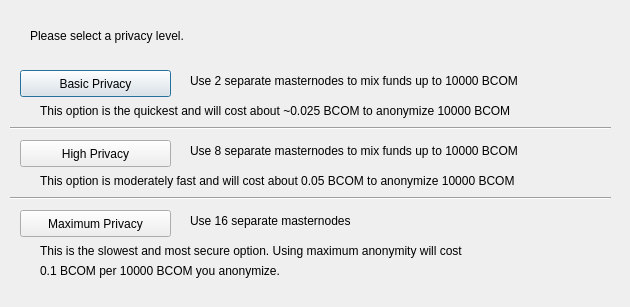
<?xml version="1.0" encoding="UTF-8"?>
<ui version="4.0">
 <class>ObfuscationConfig</class>
 <widget class="QDialog" name="ObfuscationConfig">
  <property name="geometry">
   <rect>
    <x>0</x>
    <y>0</y>
    <width>630</width>
    <height>307</height>
   </rect>
  </property>
  <property name="windowTitle">
   <string>Configure Obfuscation</string>
  </property>
  <widget class="QPushButton" name="buttonBasic">
   <property name="geometry">
    <rect>
     <x>20</x>
     <y>70</y>
     <width>151</width>
     <height>27</height>
    </rect>
   </property>
   <property name="text">
    <string>Basic Privacy</string>
   </property>
  </widget>
  <widget class="QPushButton" name="buttonHigh">
   <property name="geometry">
    <rect>
     <x>20</x>
     <y>140</y>
     <width>151</width>
     <height>27</height>
    </rect>
   </property>
   <property name="text">
    <string>High Privacy</string>
   </property>
  </widget>
  <widget class="QPushButton" name="buttonMax">
   <property name="geometry">
    <rect>
     <x>20</x>
     <y>210</y>
     <width>151</width>
     <height>27</height>
    </rect>
   </property>
   <property name="text">
    <string>Maximum Privacy</string>
   </property>
  </widget>
  <widget class="QLabel" name="label">
   <property name="geometry">
    <rect>
     <x>30</x>
     <y>20</y>
     <width>571</width>
     <height>31</height>
    </rect>
   </property>
   <property name="text">
    <string>Please select a privacy level.</string>
   </property>
  </widget>
  <widget class="QLabel" name="label_2">
   <property name="geometry">
    <rect>
     <x>190</x>
     <y>70</y>
     <width>421</width>
     <height>21</height>
    </rect>
   </property>
   <property name="text">
    <string>Use 2 separate masternodes to mix funds up to 10000 BCOM</string>
   </property>
  </widget>
  <widget class="QLabel" name="label_3">
   <property name="geometry">
    <rect>
     <x>190</x>
     <y>140</y>
     <width>411</width>
     <height>21</height>
    </rect>
   </property>
   <property name="text">
    <string>Use 8 separate masternodes to mix funds up to 10000 BCOM</string>
   </property>
  </widget>
  <widget class="QLabel" name="label_4">
   <property name="geometry">
    <rect>
     <x>190</x>
     <y>210</y>
     <width>421</width>
     <height>21</height>
    </rect>
   </property>
   <property name="text">
    <string>Use 16 separate masternodes</string>
   </property>
  </widget>
  <widget class="QLabel" name="label_6">
   <property name="geometry">
    <rect>
     <x>40</x>
     <y>100</y>
     <width>561</width>
     <height>21</height>
    </rect>
   </property>
   <property name="text">
    <string>This option is the quickest and will cost about ~0.025 BCOM to anonymize 10000 BCOM</string>
   </property>
  </widget>
  <widget class="QLabel" name="label_7">
   <property name="geometry">
    <rect>
     <x>40</x>
     <y>170</y>
     <width>561</width>
     <height>21</height>
    </rect>
   </property>
   <property name="text">
    <string>This option is moderately fast and will cost about 0.05 BCOM to anonymize 10000 BCOM</string>
   </property>
  </widget>
  <widget class="QLabel" name="label_8">
   <property name="geometry">
    <rect>
     <x>40</x>
     <y>240</y>
     <width>561</width>
     <height>21</height>
    </rect>
   </property>
   <property name="text">
    <string>This is the slowest and most secure option. Using maximum anonymity will cost</string>
   </property>
  </widget>
  <widget class="QLabel" name="label_9">
   <property name="geometry">
    <rect>
     <x>40</x>
     <y>260</y>
     <width>561</width>
     <height>21</height>
    </rect>
   </property>
   <property name="text">
    <string>0.1 BCOM per 10000 BCOM you anonymize.</string>
   </property>
  </widget>
  <widget class="Line" name="line">
   <property name="geometry">
    <rect>
     <x>10</x>
     <y>120</y>
     <width>601</width>
     <height>16</height>
    </rect>
   </property>
   <property name="orientation">
    <enum>Qt::Horizontal</enum>
   </property>
  </widget>
  <widget class="Line" name="line_2">
   <property name="geometry">
    <rect>
     <x>10</x>
     <y>190</y>
     <width>601</width>
     <height>16</height>
    </rect>
   </property>
   <property name="orientation">
    <enum>Qt::Horizontal</enum>
   </property>
  </widget>
 </widget>
 <resources/>
 <connections/>
</ui>
